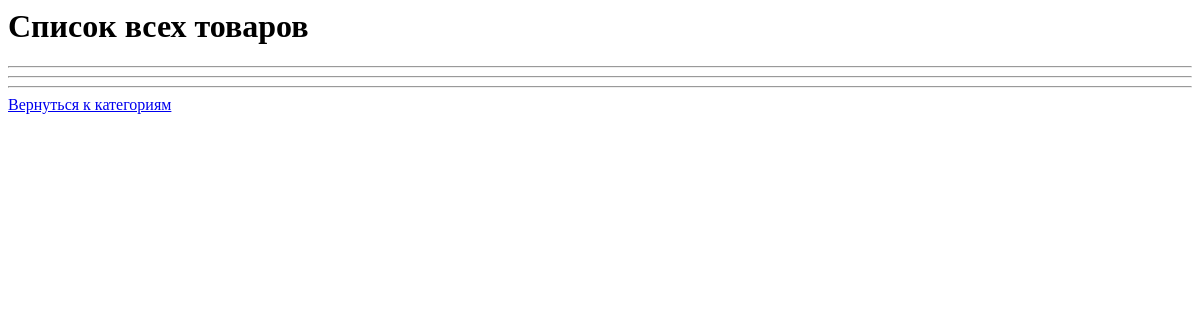
Before: /products/ with the older database file.
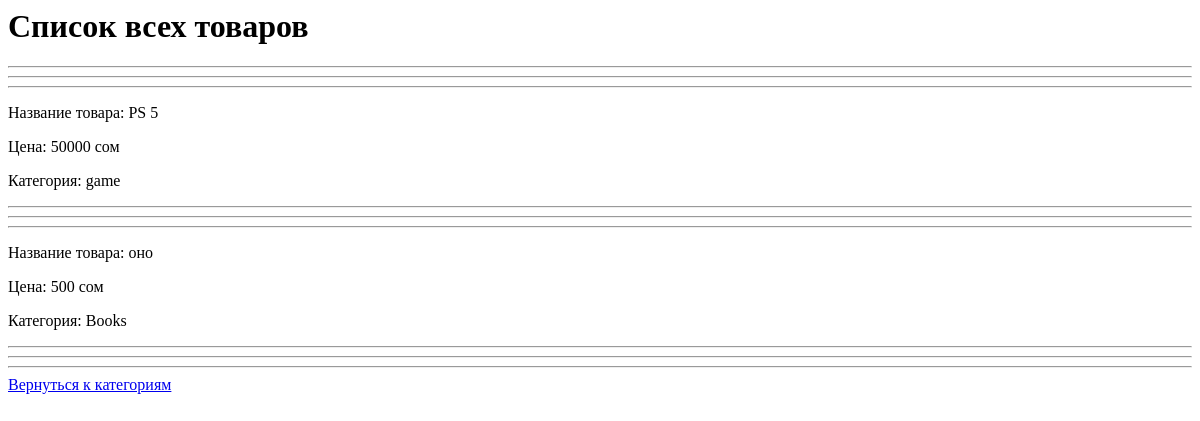
After: the same page with the newer database file.
### myShop/models.py (models this page shows, shortened)
class Product(models.Model):
    name = models.CharField(max_length=100, verbose_name="Название товара")
    price = models.PositiveIntegerField(verbose_name="Цена")
    category = models.ForeignKey(Category, on_delete=models.CASCADE, related_name='products')

class Category(models.Model):
    name = models.CharField(max_length=50 , verbose_name="Введите Категорию")

### myShop/views.py (the view)
# urls.py: path('products/', views.ProductListView.as_view(), name='products'),
class ProductListView(generic.ListView):
    template_name = 'products.html'
    model = Product
    context_object_name = 'products_key'
    def get_queryset(self):
        return self.model.objects.all().order_by('-id')

### templates/products.html
<h1>Список всех товаров</h1>
<hr>
<hr>
<hr>
{% for i in products_key %}
<p>Название товара: {{ i.name }}</p>
<p>Цена: {{ i.price }} сом</p>
<p>Категория: {{ i.category.name }}</p>
<hr>
<hr>
<hr>
{% endfor %}
<a href="/categories/">Вернуться к категориям</a>

Changed rows visible on the page:
added Product: name "PS 5", price "50000", category.name "game"
added Product: name "оно", price "500", category.name "Books"
